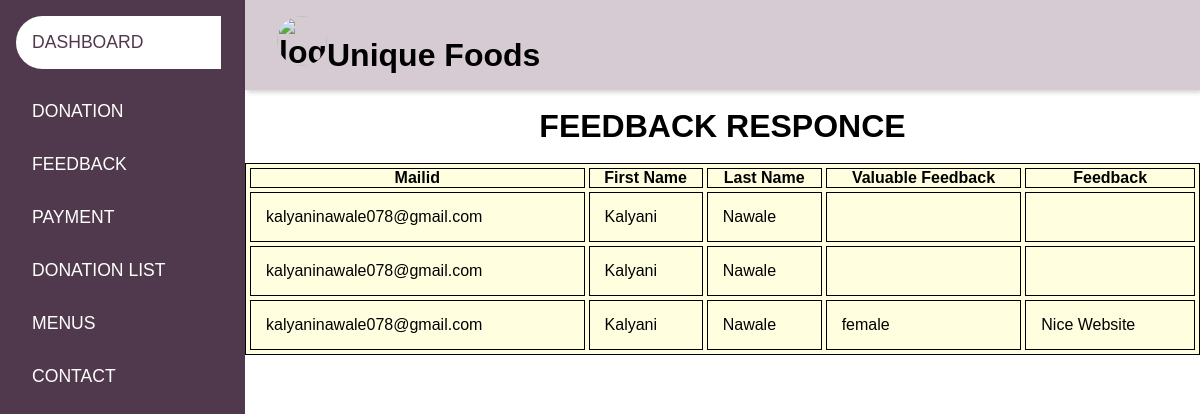
Screenshot of /disfeedback.php with the database file from the repository.
### tables this page shows
CREATE TABLE `feedback` (
  `mail` varchar(255) NOT NULL,
  `firstname` varchar(255) NOT NULL,
  `lastname` varchar(255) NOT NULL,
  `valuablefeed` varchar(255) NOT NULL,
  `feed` varchar(255) NOT NULL
);

### disfeedback.php (the view, shortened to what this page needs)
<html>
<head>
<link rel="stylesheet" href="https://maxst.icons8.com/vue-static/landings/line-awesome/line-awesome/1.3.0/css/line-awesome.min.css">
<link rel="stylesheet" >
</head>
<body>
    <div class="sidebar">
        <div class="sidebar-menu">
            <ul>
                <li><a href="Dashboard.php" class="active"><span class="la la-align-justify"></span>
                    <span> DASHBOARD</span></a>
                </li>
                <li><a href="dondash.php"><span class="la la-gift"></span>
                    <span>DONATION</span></a>
                </li>
                <li><a href="https://docs.google.com/forms/d/1nYbkoIAFQbci829ZeMuj2yyEHyv05SFhZfJpW5dwr9k/edit"><span class="las la-images"></span>
                    <span> FEEDBACK</span></a>
                </li>
                <li><a href="paydash.php"><span class=" la la-money"></span>
                    <span> PAYMENT </span></a>
                </li>
                <li><a href="Donation.php"><span class="la la-list"></span>
                    <span> DONATION LIST </span></a>
                </li>
                <li><a href="index.php"><span class="la la-file-text"></span>
                    <span> MENUS</span></a>
                </li>
                <li><a href="discontactus.php"><span class="las la-clipboard-list"></span>
                    <span> CONTACT </span></a>
                </li>
            </ul>
        </div>
    </div>
    <div class="main-content">
        <header>
           <div class="user-wrapper">
                 <div>
                 <h1> <img src="https://scontent.fbom19-2.fna.fbcdn.net/v/t1.6435-9/177572261_105760458323793_2063382909927757254_n.jpg?_nc_cat=106&ccb=1-3&_nc_sid=09cbfe&_nc_ohc=AUP33dX5_sQAX_ssm9q&_nc_ht=scontent.fbom19-2.fna&oh=d151db2d1c5c4c5d5d6f6c6fd0aed406&oe=60DA35CA" alt="logo" width="50px">Unique Foods</h1>
                </div>
            </div>
        </header>
        <main><br><br><br><br><br><br>
<?php
$servername = "localhost";
$username = "root";
$password = "";
$dbname = "testing";
$conn = mysqli_connect($servername,$username,$password,$dbname);
$query = "SELECT * FROM feedback";
$data = mysqli_query($conn,$query);
$total = mysqli_num_rows($data);
if($total !=0)
{
?>
	<center><h1> FEEDBACK RESPONCE </h1></center><br>
	<table border=1 bordercolor="black" width=100% height=10% cellspacing=4cellpadding=30 bgcolor="lightyellow" align="center">
	<tr>
			<th> Mailid </th>
			<th>First Name</th>
			<th>Last Name</th>
			<th> Valuable Feedback</th>
			<th> Feedback</th>
		</tr>
	<?php
	while($result = mysqli_fetch_assoc($data))
	{
		echo "<tr>
		<td>".$result['mail']." </td>
		<td>".$result['firstname']." </td>
		<td>".$result['lastname']." </td>
		<td>".$result['valuablefeed']." </td>
		<td>".$result['feed']." </td>
	</tr>";
	}
}
else
{
	echo  "No Record Found...";
}
 ?>
 </table>
 </html>

### disfeedback.php (style rules this page uses)
:root { --main-color: #50394c; --color-dark: #1D2231; --text-grey: #8390A2; }
* { padding: 0; margin: 0; box-sizing: border-box; list-style-type: none; text-decoration: none; font-family: 'Poppins', sans-serif; }
.sidebar { width: 245px; position: fixed; left: 0; top: 0; height: 100%; background: var(--main-color); z-index: 100; }
.sidebar-menu { margin-top: 1rem; }
.sidebar-menu li { width: 90%; margin-bottom: 2rem; padding-left: 1rem; }
.sidebar-menu a { padding-left: 1rem; display: block; color: #fff; font-size: 1.1rem; }
.sidebar-menu a.active { background: #fff; padding-top: 1rem ; padding-bottom: 1rem; color: var(--main-color); border-radius: 30px 0px 0px 30px; }
.main-content { margin-left: 245px; }
header { display: flex; background-color:#d6cbd3; justify-content: space-between; padding: 1rem 2rem; box-shadow: 2px 2px 5px rgba(0,0,0,0.2); position: fixed; left: 245px; width: calc(100% - 245px); top: 0; z-index: 100; }
.user-wrapper { display: inline-flex; align-items: center; }
.user-wrapper img { border-radius: 100%; margin-right: 0rem; }
td { padding:15px; }
table,th,td, { border:2px solid black; border-collapse: collapse; }

### rows the page displays
feedback: mail "kalyaninawale078@gmail.com", firstname "Kalyani", lastname "Nawale"
feedback: mail "kalyaninawale078@gmail.com", firstname "Kalyani", lastname "Nawale"
feedback: mail "kalyaninawale078@gmail.com", firstname "Kalyani", lastname "Nawale", valuablefeed "female", feed "Nice Website"
